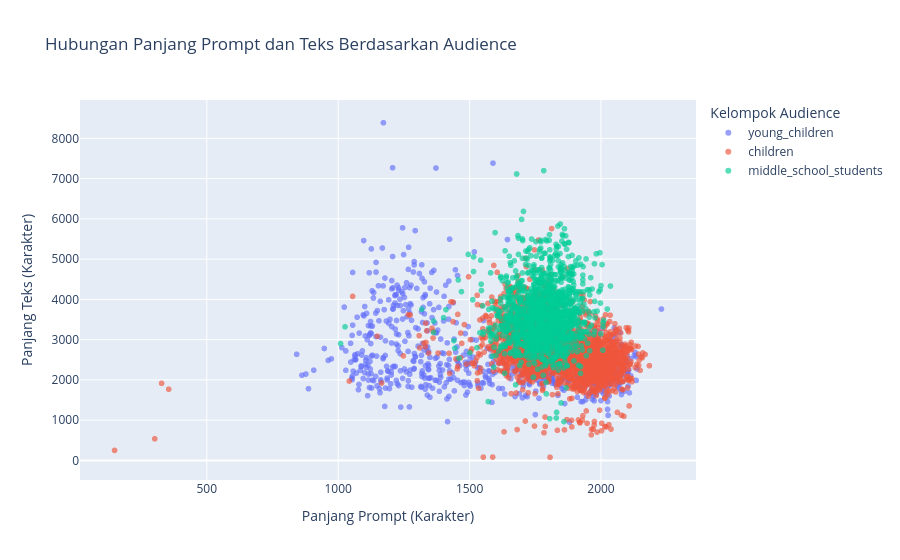

This figure's notebook cell:
### Code cell
# Visualisasi 6: Hubungan panjang prompt dan teks berdasarkan audience
# Sampling maksimal 5.000 baris agar visualisasi tetap responsif

scatter_pdf = pdf.sample(
    n=min(5000, len(pdf)),
    random_state=42
).copy()

scatter_pdf["audience"] = (
    scatter_pdf["audience"]
    .fillna("Tidak diketahui")
)

fig6 = px.scatter(
    scatter_pdf,
    x="prompt_length",
    y="text_length",
    color="audience",
    hover_data=[
        "format",
        "token_length"
    ],
    title="Hubungan Panjang Prompt dan Teks Berdasarkan Audience",
    labels={
        "prompt_length": "Panjang Prompt (Karakter)",
        "text_length": "Panjang Teks (Karakter)",
        "audience": "Kelompok Audience"
    },
    opacity=0.65
)

fig6.show()

### Figure 1 — Plotly figure (JSON) as saved in the notebook; plotly's stock layout.template omitted (floating-point values rounded to 4 significant figures; data arrays with more than 128 entries replaced by an {"elided": "..."} marker saying what was removed)
{"data": [{"customdata": {"elided": "906x2 mixed values"}, "hovertemplate": "Kelompok Audience=young_children<br>Panjang Prompt (Karakter)=%{x}<br>Panjang Teks (Karakter)=%{y}<br>format=%{customdata[0]}<br>token_length=%{customdata[1]}<extra></extra>", "legendgroup": "young_children", "marker": {"color": "#636efa", "opacity": 0.65, "symbol": "circle"}, "mode": "markers", "name": "young_children", "showlegend": true, "type": "scattergl", "x": {"elided": "906 int values"}, "xaxis": "x", "y": {"elided": "906 int values"}, "yaxis": "y"}, {"customdata": {"elided": "2710x2 mixed values"}, "hovertemplate": "Kelompok Audience=children<br>Panjang Prompt (Karakter)=%{x}<br>Panjang Teks (Karakter)=%{y}<br>format=%{customdata[0]}<br>token_length=%{customdata[1]}<extra></extra>", "legendgroup": "children", "marker": {"color": "#EF553B", "opacity": 0.65, "symbol": "circle"}, "mode": "markers", "name": "children", "showlegend": true, "type": "scattergl", "x": {"elided": "2710 int values"}, "xaxis": "x", "y": {"elided": "2710 int values"}, "yaxis": "y"}, {"customdata": {"elided": "1384x2 mixed values"}, "hovertemplate": "Kelompok Audience=middle_school_students<br>Panjang Prompt (Karakter)=%{x}<br>Panjang Teks (Karakter)=%{y}<br>format=%{customdata[0]}<br>token_length=%{customdata[1]}<extra></extra>", "legendgroup": "middle_school_students", "marker": {"color": "#00cc96", "opacity": 0.65, "symbol": "circle"}, "mode": "markers", "name": "middle_school_students", "showlegend": true, "type": "scattergl", "x": {"elided": "1384 int values"}, "xaxis": "x", "y": {"elided": "1384 int values"}, "yaxis": "y"}], "layout": {"legend": {"title": {"text": "Kelompok Audience"}, "tracegroupgap": 0}, "title": {"text": "Hubungan Panjang Prompt dan Teks Berdasarkan Audience"}, "xaxis": {"anchor": "y", "domain": [0, 1], "title": {"text": "Panjang Prompt (Karakter)"}}, "yaxis": {"anchor": "x", "domain": [0, 1], "title": {"text": "Panjang Teks (Karakter)"}}}}
